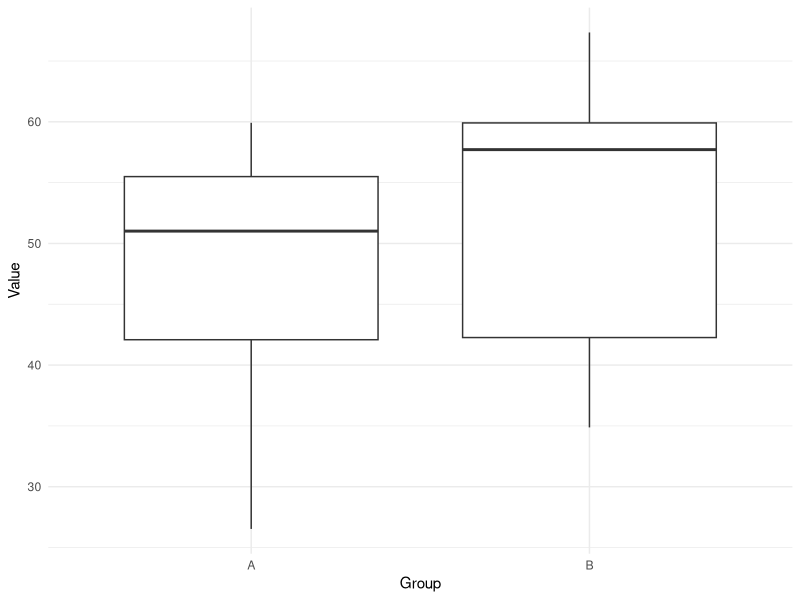
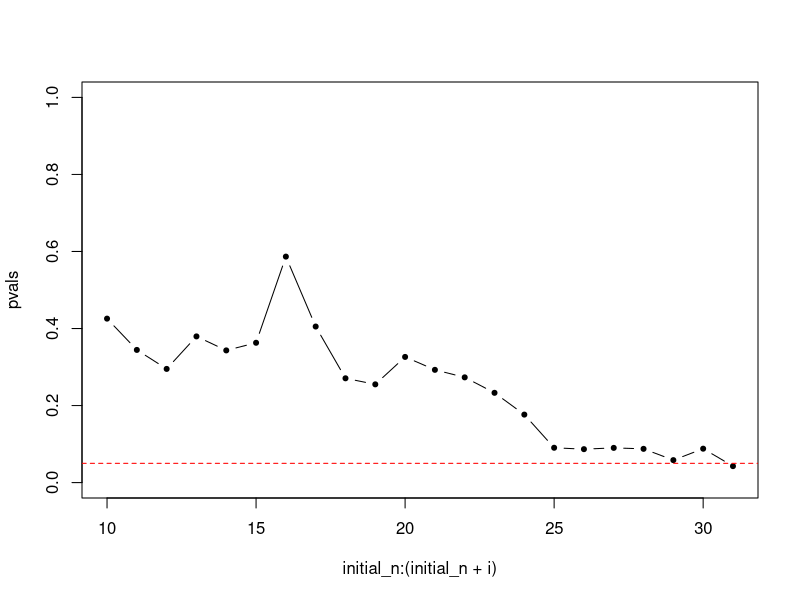

Write R code to recreate these figures, in order.
library(ggplot2)

set.seed(12345)
population_a <- rnorm(1000, mean = 50, sd = 10)
population_b <- rnorm(1000, mean = 50, sd = 10)

initial_n <- 10
sample_a <- sample(population_a, size = initial_n, replace = FALSE)
sample_b <- sample(population_b, size = initial_n, replace = FALSE)

df <- data.frame(
  group = rep(c("A", "B"), each = initial_n),
  value = c(sample_a, sample_b)
)

ggplot(df, aes(x = group, y = value)) +
  geom_boxplot() +
  labs(x = "Group", y = "Value") +
  theme_minimal()

res <- t.test(sample_a, sample_b)
pvals <- res$p.value

# simulating adding 1 sample at a time and checking the p-value

for (i in 1:200) {
  new_sample_a <- sample(population_a, size = 1, replace = FALSE)
  new_sample_b <- sample(population_b, size = 1, replace = FALSE)
  
  sample_a <- c(sample_a, new_sample_a)
  sample_b <- c(sample_b, new_sample_b)
  
  res <- t.test(sample_a, sample_b)
  pvals <- c(pvals, res$p.value)

  if (res$p.value < 0.05) {
    break
  }
}

plot(initial_n:(initial_n + i), pvals, t="b", pch=20, ylim = c(0, 1))
abline(h = 0.05, col = "red", lty = 2)
